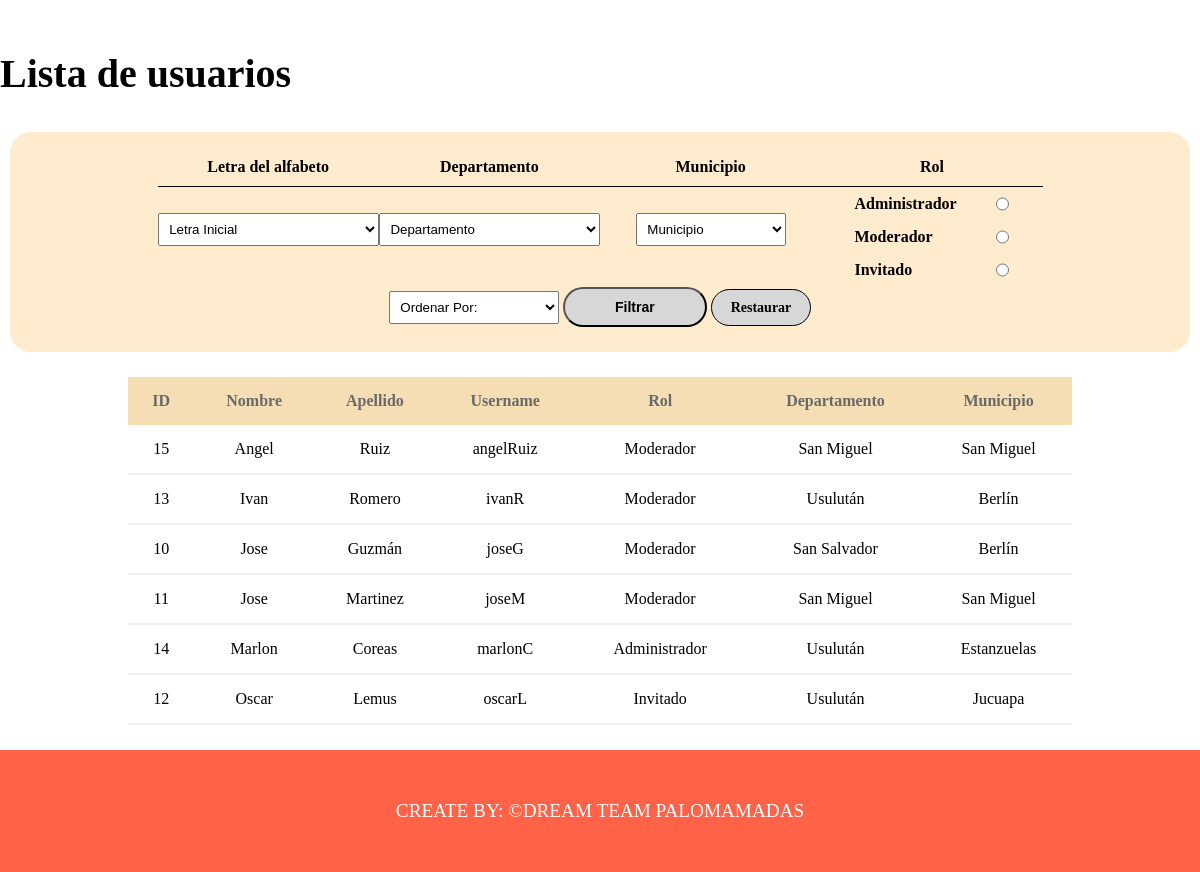
Before: / with the older database file.
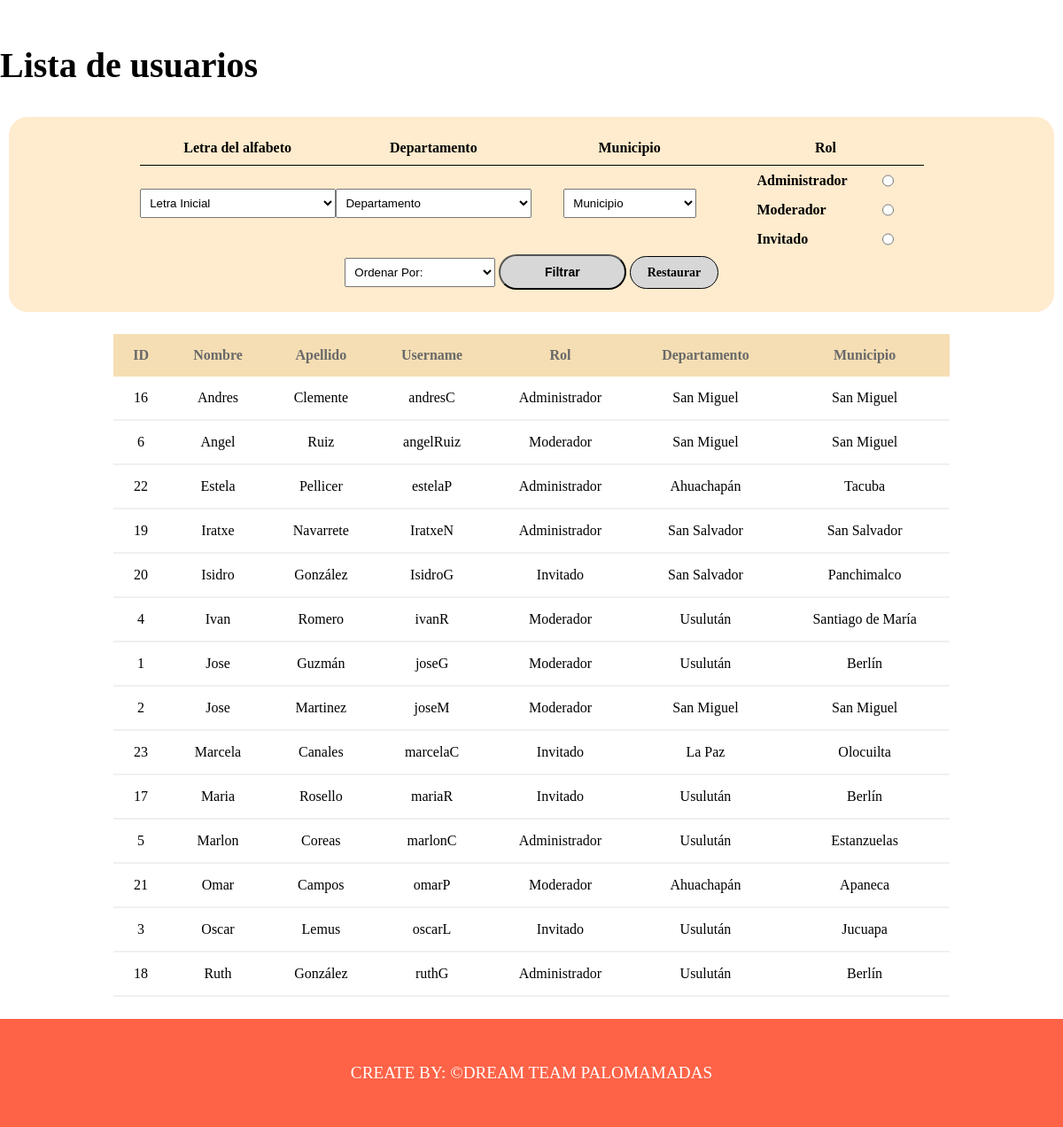
After: the same page with the newer database file.
### tables this page shows
CREATE TABLE `usuarios` (
  `idUsuario` int(11) NOT NULL,
  `nombre` text NOT NULL,
  `apellido` text NOT NULL,
  `nombreUsuario` text NOT NULL,
  `rol` enum('Administrador','Moderador','Invitado') NOT NULL,
  `idDepartamento` int(11) NOT NULL,
  `idMunicipio` int(11) NOT NULL
);

CREATE TABLE `departamentos` (
  `idDepartamento` int(11) NOT NULL,
  `departamento` varchar(100) NOT NULL
);

CREATE TABLE `municipios` (
  `idMunicipio` int(11) NOT NULL,
  `municipio` varchar(100) NOT NULL,
  `idDepartamento` int(11) NOT NULL
);

### render/BaseLayout.php (called while the page is built)
<?php
class BaseLayout {
    public static function renderHead()
    {
        require_once "views/header.php";
    }
    public static function renderFoot()
    {
        require_once "views/footer.php";
    }
}

### controllers/UsuarioController.php (called while the page is built, shortened)
<?php
  class UsuarioController
  {
    public function list()
    {
      require_once "models/Usuario.php";
      $filter = (!isset($_GET['filter'])) ? [] : $_GET['filter'];
      $sort = ['name'=>'ASC'];
      $usuario = new Usuario();
      $list = $usuario->list($filter, $sort);
      require_once 'views/usuarios.php';
    }
  }
?>

### database/Connection.php (called while the page is built, shortened)
<?php
    abstract class Connection {
        public function __construct ($user, $database, $password) {
            $this->user = $user;
            $this->database = $database;
            $this->password = $password;
        }
    }
?>

### database/MySqlConnection.php (called while the page is built, shortened)
<?php
require_once "database/Connection.php";
class MySqlConnection extends Connection
{
  public function connect()
  {
    $this->db = new mysqli($host = ini_get("mysqli.default_host"), $this->user, $this->password, $this->database);
  }
}

### models/Usuario.php (called while the page is built, shortened)
<?php
    require_once "database/MySqlConnection.php";
    class Usuario extends MySqlConnection{
      public function list($filter = [], $sort = [])
      {
        $sql = "SELECT * FROM " . self::TABLE_NAME . " u";
        $sql .= " INNER JOIN municipios m on m.idMunicipio = u.idMunicipio ";
        $sql .= " INNER JOIN departamentos dp ON dp.idDepartamento = u.idDepartamento ";
        $sql .= $this->createSqlFilter($filter);
        $sql .= $this->crateSqlSort($sort);
        $data = array();
        if ($result = $this->db->query($sql, MYSQLI_USE_RESULT)) {
          while ($obj = $result->fetch_object()) {
            array_push($data, $obj);
          }
        }
        return $data;
      }
      private function createSqlFilter($filter) {
        $sql = "";
        return $sql;
      }
      private function crateSqlSort($rules) {
        $sql = "";
        $fields = ['name', 'departamento'];
        if (count($rules)) {
          $i = 0;
          foreach ($rules as $key => $value) {
            $searchInFilters = array_search($key, $fields);
            if ($searchInFilters >= 0  ) {
              $value = strtoupper($value);
              if ($value == 'ASC' || $value == 'DESC') $sql .= ($i == 0) ? " ORDER BY " : " , ";
              switch ($key) {
                case 'name':
                  if ( $value == 'ASC' || $value == 'DESC' ) $sql .= " u.nombre " . $value ." ";
                  break;
              }
            }
            $i++;
          }
        }
        return $sql;
      }
    }
?>

### views/usuarios.php (the view, shortened to what this page needs)
<main>
    <div class="personalizado">
        <div id="menuOpcion" class="moreOpcion">
            <form action="<?= BASE_DIR ?>Usuario/list" method="POST">
                <div class="more">
                    <div style="border-bottom: 1px solid black; padding-bottom: 10px;">
                        <label for="">Letra del alfabeto</label>
                    </div>
                    <div style="border-bottom: 1px solid black; padding-bottom: 10px;">
                        <label for="">Departamento</label>
                    </div>
                    <div style="border-bottom: 1px solid black; padding-bottom: 10px;">
                        <label for="">Municipio</label>
                    </div>
                    <div style="border-bottom: 1px solid black; padding-bottom: 10px;">
                        <label for="">Rol</label>
                    </div>
                    <div >
                        <select name="letra" class="select" id="letra">
                            <option value ="letra" disabled selected>Letra Inicial</option>
                        </select>
                    </div>
                    <div>
                        <select name="departamento" class="select" id="departamento">
                            <option disabled selected>Departamento</option>
                        </select>
                    </div>
                    <div>
                        <select name="municipio" class="select" id="municipio" style="width:150px">
                            <option disabled selected>Municipio</option>
                        </select>
                    </div>
                    <div class="rol">
                        <div>
                            <label for="">Administrador</label>
                            <input name="rol" id="cargo1" value="1" type="radio"
                                <?php if(isset($_POST['rol']) && $_POST['rol'] == '1')  echo ' checked="checked"'; $rol ="Administrador"?>>
                        </div>
                        <div>
                            <label for="">Moderador</label>
                            <input name="rol" id="cargo2" value="2" type="radio"
                                <?php if(isset($_POST['rol']) && $_POST['rol'] == '2')  echo ' checked="checked"'; $rol ="Moderador"?>>
                        </div>
                        <div>
                            <label for="">Invitado</label>
                            <input name="rol" id="cargo3" value="3" type="radio"
                                <?php if(isset($_POST['rol']) && $_POST['rol'] == '3')  echo ' checked="checked"'; $rol ="Invitado"?>>
                        </div>
                    </div>
                </div>
                <select name="ordenamiento">
                    <option disabled selected>Ordenar Por:</option>
                </select>
                <input type="submit" value="Filtrar" name="btnTipo" class="btnFiltrar">
                <a role="button"  class="btnLimpiar" href="<?= BASE_DIR ?>" >Restaurar</a>
            </form>
        </div>
    </div>
    <div class="resultados">
        <?php  if(empty($list)){
       echo "<div class='aviso'><p>&#9888 No se encontraron registros con esas características en la base de datos &#9888 </p></div>";
      }
      else
      {
      echo "<table class='tabla tabla-outline-red'>
        <thead>
            <tr>
                <th scope='col'>ID</th>
                <th scope='col'>Nombre</th>
                <th scope='col'>Apellido</th>
                <th scope='col'>Username</th>
                <th scope='col'>Rol</th>
                <th scope='col'>Departamento</th>
                <th scope='col'>Municipio</th>
            </tr>
        </thead>
        <tbody>";
            foreach ($list as $key) :
               echo "<tr>
                    <td> $key->idUsuario </td>
                    <td> $key->nombre </td>
                    <td> $key->apellido </td>
                    <td> $key->nombreUsuario </td>
                    <td> $key->rol </td>
                    <td> $key->departamento </td>
                    <td> $key->municipio</td>
                </tr>";
            endforeach;
        echo "</tbody></table>";
       }
       ?>
    </div>
</main>

### views/header.php (shortened to what this page needs)
<!DOCTYPE html>
<html lang="en">
<head>
    <link rel="stylesheet" href="<?= BASE_DIR ?>assets/css/style.css">
</head>
<body>
    <div class="contenedor">
        <header>
            <h1>Lista de usuarios</h1>
        </header>

### index.php (shortened to what this page needs)
<?php require_once "render/BaseLayout.php";
BaseLayout::renderHead();
$controller = DEFAULT_CONTROLLER;
$action = DEFAULT_ACTION;
$fullController = CONTROLLERS_DIR . $controller . "Controller.php";
if(is_file($fullController))
{
    $printController = new $controller();
}
else
{
    die("<h1>Controlador no localizado - 404 Not Found</h1>");
}
if(method_exists($printController, $action))
{
    $printController->$action();
}
else
{
    die("<h1>Metodo no definido - 404 Not Found</h1>");
}
BaseLayout::renderFoot();

### views/footer.php (shortened to what this page needs)
    </div>
        <footer>
            <p>CREATE BY: &copyDREAM TEAM PALOMAMADAS</p>
        </footer>
</body>
</html>

### assets/css/style.css (style rules this page uses)
* { padding: 0; margin: 0; box-sizing: border-box; }
.contenedor { max-width: 1200px; margin: auto; padding-top: 30px; }
.contenedor h1 { font-size:40px; font-weight: 600; font-family: 'Times New Roman', Times, serif; padding: 20px 0; }
input, select { padding: 0.5em; }
.contenedor main { padding: 0 10px; margin-top: 15px; }
.contenedor .personalizado .moreOpcion { text-align: center; padding: 25px 0; width: 75%; margin: auto; }
.contenedor main .personalizado { background-color:blanchedalmond; -moz-border-radius: 21px; -webkit-border-radius: 21px; border-radius: 21px; }
.contenedor .personalizado .moreOpcion > form > input, .contenedor .personalizado .moreOpcion > form > .limpiar { padding: 10px 50px; }
.contenedor .personalizado .moreOpcion > form > .more { display: grid; grid-template-columns: repeat(4, 1fr); grid-template-rows: 30px 100px; font-weight: bold; }
.contenedor .personalizado .moreOpcion > form > .more > div { display: flex; height: 100%; justify-content: space-around; align-items: center; flex-direction: column; }
.contenedor .personalizado .moreOpcion > form > .more > .rol > div { display: flex; justify-content: space-between; width: 70%; }
.contenedor main .tabla { width: 100%; text-align: center; border-collapse: collapse; }
.tabla td, .tabla th { padding: 15px; }
.tabla tbody > tr { border-bottom: 2px solid #f0f0f0; }
.tabla-outline-red thead { background:wheat; color: dimgray; }
footer { width: 100%; text-align: center; padding: 50px; background: tomato; color: white; }
footer p { font-size: larger; }
.select { position: relative; display: inline-block; margin-bottom: 15px; width: 100%; }
.btnFiltrar { font-weight: bold; color: #000000 !important; font-size: 14px; padding: 10px 19px; -moz-border-radius: 21px; -webkit-border-radius: 21px; border-radius: 21px; background: #d7d7d7; }
.btnLimpiar { text-decoration: none; font-weight: bold; color: #000000 !important; font-size: 14px; padding: 10px 19px; -moz-border-radius: 21px; -webkit-border-radius: 21px; border-radius: 21px; background: #d7d7d7; border: 1px solid #000000; }
.resultados { width: 80%; display: block; margin: 25px auto 25px auto; overflow-x: auto; background-color: #ffffff; }

Changed rows visible on the page:
removed usuarios: idUsuario "15", nombre "Angel", apellido "Ruiz", nombreUsuario "angelRuiz", rol "Moderador", idDepartamento.departamento "San Miguel", idMunicipio.municipio "San Miguel"
removed usuarios: idUsuario "13", nombre "Ivan", apellido "Romero", nombreUsuario "ivanR", rol "Moderador", idDepartamento.departamento "Usulután", idMunicipio.municipio "Berlín"
removed usuarios: idUsuario "10", nombre "Jose", apellido "Guzmán", nombreUsuario "joseG", rol "Moderador", idDepartamento.departamento "San Salvador", idMunicipio.municipio "Berlín"
removed usuarios: idUsuario "11", nombre "Jose", apellido "Martinez", nombreUsuario "joseM", rol "Moderador", idDepartamento.departamento "San Miguel", idMunicipio.municipio "San Miguel"
removed usuarios: idUsuario "14", nombre "Marlon", apellido "Coreas", nombreUsuario "marlonC", rol "Administrador", idDepartamento.departamento "Usulután", idMunicipio.municipio "Estanzuelas"
removed usuarios: idUsuario "12", nombre "Oscar", apellido "Lemus", nombreUsuario "oscarL", rol "Invitado", idDepartamento.departamento "Usulután", idMunicipio.municipio "Jucuapa"
added usuarios: idUsuario "16", nombre "Andres", apellido "Clemente", nombreUsuario "andresC", rol "Administrador", idDepartamento.departamento "San Miguel", idMunicipio.municipio "San Miguel"
added usuarios: idUsuario "6", nombre "Angel", apellido "Ruiz", nombreUsuario "angelRuiz", rol "Moderador", idDepartamento.departamento "San Miguel", idMunicipio.municipio "San Miguel"
added usuarios: idUsuario "22", nombre "Estela", apellido "Pellicer", nombreUsuario "estelaP", rol "Administrador", idDepartamento.departamento "Ahuachapán", idMunicipio.municipio "Tacuba"
added usuarios: idUsuario "19", nombre "Iratxe", apellido "Navarrete", nombreUsuario "IratxeN", rol "Administrador", idDepartamento.departamento "San Salvador", idMunicipio.municipio "San Salvador"
added usuarios: idUsuario "20", nombre "Isidro", apellido "González", nombreUsuario "IsidroG", rol "Invitado", idDepartamento.departamento "San Salvador", idMunicipio.municipio "Panchimalco"
added usuarios: idUsuario "4", nombre "Ivan", apellido "Romero", nombreUsuario "ivanR", rol "Moderador", idDepartamento.departamento "Usulután", idMunicipio.municipio "Santiago de María"
added usuarios: idUsuario "1", nombre "Jose", apellido "Guzmán", nombreUsuario "joseG", rol "Moderador", idDepartamento.departamento "Usulután", idMunicipio.municipio "Berlín"
added usuarios: idUsuario "2", nombre "Jose", apellido "Martinez", nombreUsuario "joseM", rol "Moderador", idDepartamento.departamento "San Miguel", idMunicipio.municipio "San Miguel"
added usuarios: idUsuario "23", nombre "Marcela", apellido "Canales", nombreUsuario "marcelaC", rol "Invitado", idDepartamento.departamento "La Paz", idMunicipio.municipio "Olocuilta"
added usuarios: idUsuario "17", nombre "Maria", apellido "Rosello", nombreUsuario "mariaR", rol "Invitado", idDepartamento.departamento "Usulután", idMunicipio.municipio "Berlín"
added usuarios: idUsuario "5", nombre "Marlon", apellido "Coreas", nombreUsuario "marlonC", rol "Administrador", idDepartamento.departamento "Usulután", idMunicipio.municipio "Estanzuelas"
added usuarios: idUsuario "21", nombre "Omar", apellido "Campos", nombreUsuario "omarP", rol "Moderador", idDepartamento.departamento "Ahuachapán", idMunicipio.municipio "Apaneca"
added usuarios: idUsuario "3", nombre "Oscar", apellido "Lemus", nombreUsuario "oscarL", rol "Invitado", idDepartamento.departamento "Usulután", idMunicipio.municipio "Jucuapa"
added usuarios: idUsuario "18", nombre "Ruth", apellido "González", nombreUsuario "ruthG", rol "Administrador", idDepartamento.departamento "Usulután", idMunicipio.municipio "Berlín"
